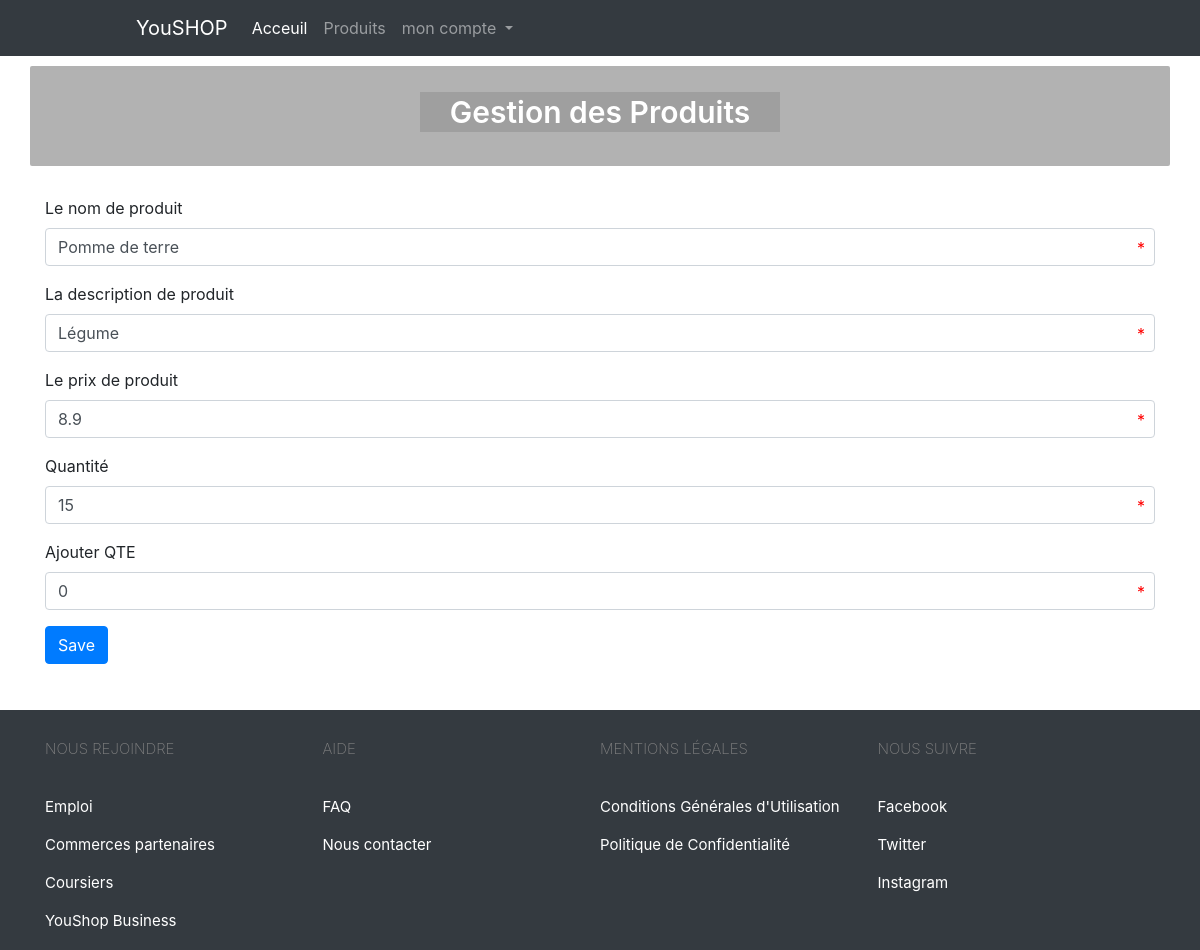
Page /manageproducts.php?do=edit&id=9 (signed in) on the committed database.
### tables this page shows
CREATE TABLE `products` (
  `id` int(11) NOT NULL,
  `name` varchar(255) NOT NULL,
  `description` varchar(255) NOT NULL,
  `price` float NOT NULL,
  `date` date NOT NULL,
  `qte` int(11) NOT NULL DEFAULT 0
);

### manageproducts.php (the view, shortened to what this page needs)
<?php
if (isset($_SESSION['admin'])) {
    include "init.php";
    $do = isset($_GET['do']) ? $_GET['do'] : 'manage';
    if ($do == 'manage') {
        $stmt = $db->prepare("SELECT * FROM products");
        $stmt->execute(array());
        $rows = $stmt->fetchAll();
?>
        <div class="container">
            <div class="blank"></div>
            <div class="table-responsive table-center text-center">
                <table class="table table-striped">
                    <thead>
                        <tr>
                            <th scope="col">#ID</th>
                            <th scope="col">Image de produit</th>
                            <th scope="col">Nom de produit</th>
                            <th scope="col">Descripton de produit</th>
                            <th scope="col">Prix de produit</th>
                            <th scope="col">Quantité</th>
                            <th scope="col">Date d<?= '\'' ?>ajoute</th>
                            <th scope="col">Controle</th>
                        </tr>
                    </thead>
                    <?php
                    foreach ($rows as $row) {
                    ?>
                        <tbody>
                            <tr>
                                <th scope="row"><?php echo $row['id'] ?></th>
                                <td><img id="img_product" src="layout/images/<?php echo $row['name'] ?>.png" alt=""></td>
                                <td><?php echo $row['name'] ?></td>
                                <td><?php echo $row['description'] ?></td>
                                <td><?php echo number_format((float) $row['price'], 2, ',', ''); ?> DH</td>
                                <td><?php echo $row['qte'] ?></td>
                                <td><?php echo $row['date'] ?></td>
                                <td>
                                    <a href="?do=edit&id=<?php echo $row['id'] ?>" class="btn btn-success"><i class="fas fa-edit"></i></a>
                                    <a href="?do=delete&id=<?php echo $row['id'] ?>" class="btn btn-danger confirm"><i class="fas fa-trash"></i></a>
                                </td>
                            </tr>
                        </tbody>
                    <?php } ?>
                </table>
            </div>
            <a href="?do=add" class="btn btn-primary"><i class="fas fa-plus"></i>Ajouter produit</a>
        </div>
        <?php
    } elseif ($do == 'edit') {
        $id = isset($_GET['id']) && is_numeric($_GET['id']) ? intval($_GET['id']) : 0;
        $stmt = $db->prepare("SELECT * FROM products WHERE id = ? LIMIT 1");
        $stmt->execute(array($id));
        $row = $stmt->fetch();
        $count = $stmt->rowCount();
        if ($count > 0) {
        ?>
            <div class="blank"></div>
            <div class="container">
                <form action="?do=update" method="POST">
                    <div class="form-group">
                        <label for="formGroupExampleInput">Le nom de produit</label>
                        <input name="name" type="text" class="form-control" id="UserName" value="<?php echo $row['name'] ?>" autocomplete="off" required>
                    </div>
                    <div class="form-group">
                        <label for="formGroupExampleInput">La description de produit</label>
                        <input name="description" type="text" class="form-control" id="UserName" value="<?php echo $row['description'] ?>" autocomplete="off" required>
                    </div>
                    <div class="form-group">
                        <label for="formGroupExampleInput">Le prix de produit</label>
                        <input name="price" type="text" class="form-control" id="UserName" value="<?php echo $row['price'] ?>" autocomplete="off" required>
                    </div>
                    <div class="form-group">
                        <label for="formGroupExampleInput">Quantité</label>
                        <input name="qte" type="number" class="form-control" id="UserName" value="<?php echo $row['qte'] ?>" autocomplete="off" required>
                    </div>
                    <div class="form-group">
                        <label for="formGroupExampleInput">Ajouter QTE</label>
                        <input name="addqte" type="number" class="form-control" id="UserName" value="0" autocomplete="off" required>
                    </div>
                    <div class="form-group">
                        <input type="submit" value="Save" class="btn btn-primary">
                    </div>
                </form>
            </div>
<?php
        } else {
            $errorMsg = 'Tu peut pas entrer directement dans cette page';
            redirect($errorMsg, 5);
        }
    }
    include $tplDirName . "footer.php";
} else {
    header('location: index.php');
}

### layout/css/backend.css (style rules this page uses)
.blank { height: 30px; }
.form-group { position: relative; }

### rows in the picture
products: name "Pomme de terre", description "Légume", price "8.9", qte "15"

### other values in the picture
$titleOfPage "Gestion des Produits"
